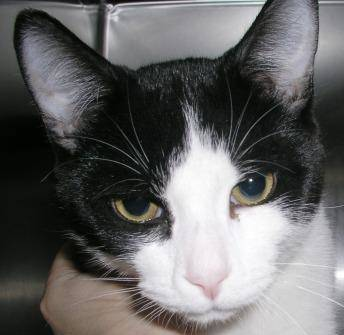
#> input picture Dataset/Cat/cat.1014.jpg, 344 x 335 px, found by its file name; its folder holds only this picture in this run
$ jupyter execute --allow-errors PRODIGY_ML_03.ipynb
#> lines starting #> are read from the running program, lines starting #| are printed output that depends on the picture
# Implement a support vector machine (SVM) to classify images of cats and dogs from the Kaggle dataset.

[cell 1]
# Import libraries
import os
import cv2
import numpy as np
from sklearn import svm
from sklearn.model_selection import train_test_split
from sklearn.metrics import accuracy_score, classification_report
import matplotlib.pyplot as plt

[cell 2]
# Define the path to your dataset
dataset_path = 'C:/Users/Tejas/Desktop/PRODIGY_ML_03/Dataset'

[cell 3]
# Define the size to which each image will be resized
image_size = (64, 64)

[cell 4]
# Function to load and preprocess the images
def load_images(dataset_path, image_size):
#> called with image_size = (64, 64)
    images = []
    labels = []
    original_images = []
    for label in os.listdir(dataset_path):
        label_path = os.path.join(dataset_path, label)
        if os.path.isdir(label_path):
            for image_file in os.listdir(label_path):
                image_path = os.path.join(label_path, image_file)
                image = cv2.imread(image_path, cv2.IMREAD_GRAYSCALE)
#> image: shape (335, 344); min 0, max 255, mean 101.7
                if image is not None:
                    original_images.append(image)
                    image = cv2.resize(image, image_size)
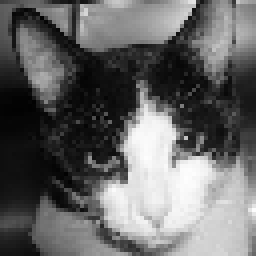
#> image: shape (64, 64) (shown 4 times larger); min 1, max 254, mean 101.8
                    image = image.flatten()
#> image = 4096 values, max 254 at index 2862, min 1 at index 266, mean 101.8
                    images.append(image)
                    labels.append(label)
#> pass 2 of the loop in load_images, `for label in os.listdir(dataset_path):`:
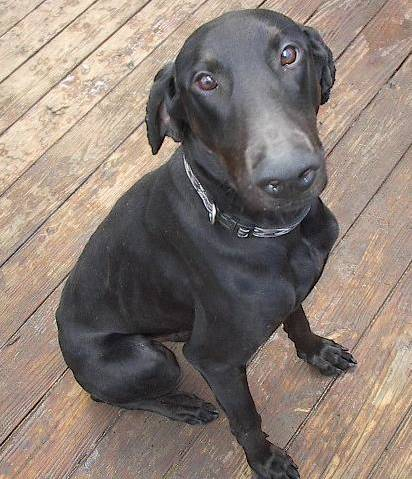
#> input picture Dataset/Dog/dog.1036.jpg, 412 x 479 px, found by its file name
#> in load_images, `image = cv2.imread(image_path, cv2.IMREAD_GRAYSCALE)`:
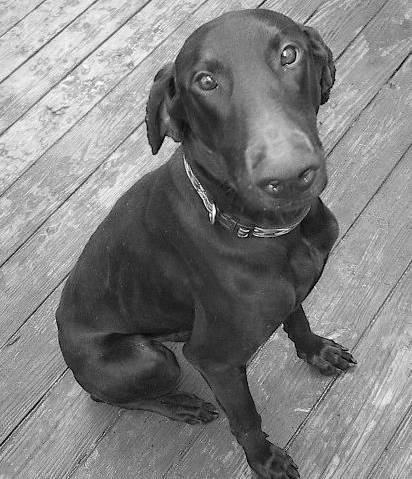
#> image: shape (479, 412); min 0, max 255, mean 128.4
#> in load_images, `image = cv2.resize(image, image_size)`:
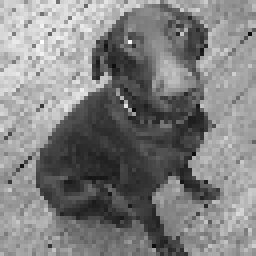
#> image: shape (64, 64) (shown 4 times larger); min 12, max 253, mean 128.3
#> in load_images, `image = image.flatten()`: image = 4096 values, max 253 at index 650, min 12 at index 574, mean 128.3
    return np.array(images), np.array(labels), original_images

[cell 5]
# Load the images and labels, along with the original images
images, labels, original_images = load_images(dataset_path, image_size)
#> original_images = 2 items

[cell 6]
# Split the dataset into training and testing sets
X_train, X_test, y_train, y_test, original_train, original_test = train_test_split(images, labels, original_images, test_size=0.2, random_state=42)
#> original_train = 1 item; original_test = 1 item
